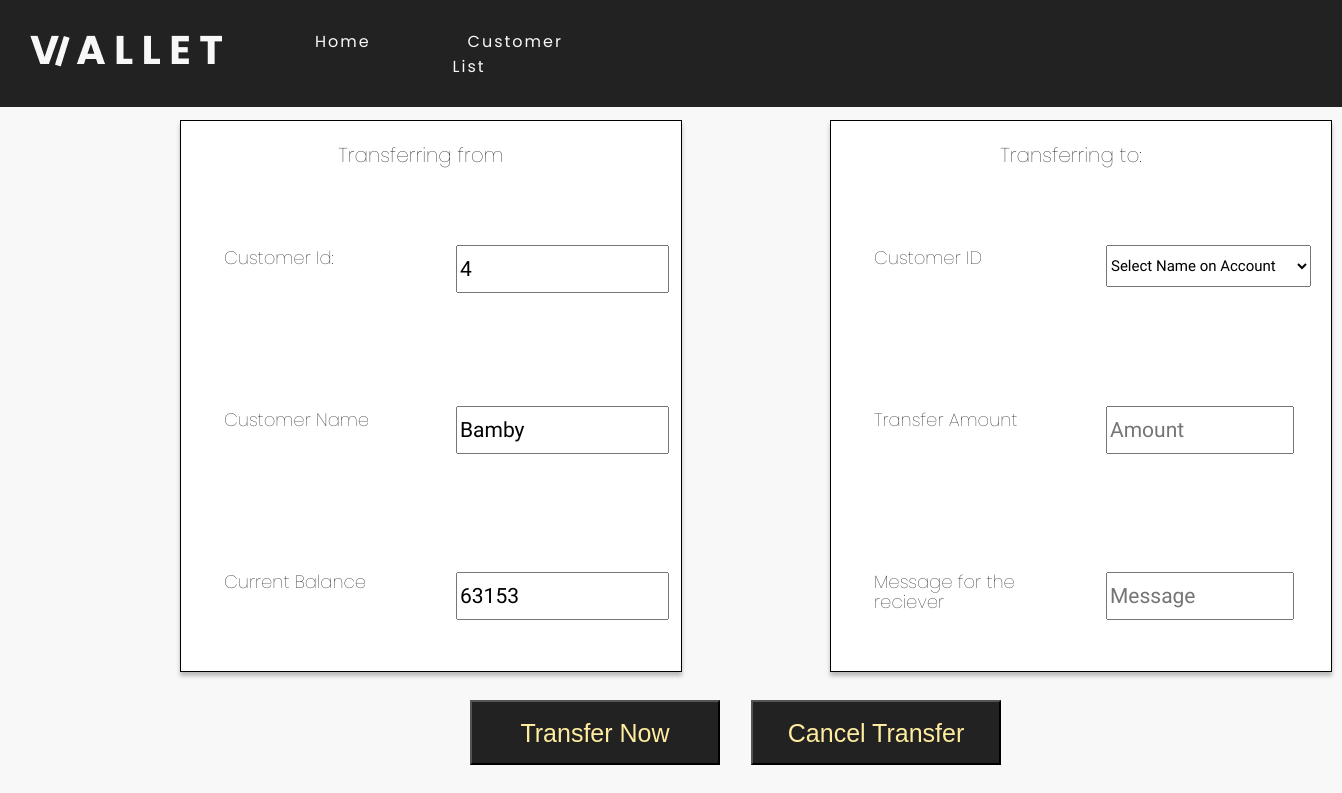
The app's page /transfer.php?customer_id=4 with its own data.
### tables this page shows
CREATE TABLE `wallet` (
  `ID` int(11) NOT NULL,
  `NAME` text NOT NULL,
  `EMAIL` text NOT NULL,
  `AMOUNT` int(11) NOT NULL,
  `IMAGE` text NOT NULL
);

### transfer.php (the view, shortened to what this page needs)
<!doctype html>
<html lang="en">
<?php
    include("functions.php");
?>
<head>
  <link rel="stylesheet" href="transfer.css">
</head>
<body>
        <header>
            <a href="#" class="logo"><img src="images/logo.png"></a>
            <ul>
                <li><a href="index.php">Home</a></li>
                <li><a href="customers.php">Customer List</a></li>
            </ul>
        </header>
<div class="container">
          <?php
              if(isset($_GET['customer_id'])) {
                  $c_id = $_GET['customer_id'];
                  $get_customers = "select * from wallet where id='$c_id'";
                  $run_customers = mysqli_query($con, $get_customers);
                  $row_customers = mysqli_fetch_array($run_customers);
                  $customer_id = $row_customers['ID'];
                  $customer_name = $row_customers['NAME'];
                  $current_balance = $row_customers['AMOUNT'];
                  echo "
                  <form action='transfer.php?customer_id=$c_id' method='post' enctype='multipart/form-data'>
                    <div class='main_content'>
                        <div class='left_side'>
                            <div class='title_left'>
                                <label class='head_left' for='from' ></label>Transferring from</label>
                            </div>
                              <div class='info_left'>
                                <div class='top_left'>
                                  <label for='from_acc'>Customer Id:</label>
                                  <input type='number' class='form-control' name='from_acc' value='$customer_id' readonly>
                                </div>
                              <div class='mid_left'>
                                  <label for='from_acc_name'>Customer Name</label>
                                  <input type='text' class='form-control' name='from_acc_name' value='$customer_name' readonly>
                              </div>
                              <div class='bottom_left'>
                                  <label for='curr_bal'>Current Balance</label>
                                  <input type='number' class='form-control' name='curr_bal' value='$current_balance' readonly>
                              </div>
                            </div>
                          </div>
                          <div class='right_side'>
                          <div class='title_right'>
                          <label class='head_right'for='to' style='font-size: 20px;'>Transferring to:</label>
                        </div>
                          <div class='info_right'>
                              <div class='top_right'>
                                  <label for='to_acc'>Customer ID</label>
                                  <select class='form-control' name='to_acc' required>
                                      <option value='0'>Select Name on Account</option>
                  ";
                  echo "
                                  </select>
                              </div>
                              <div class='mid_right'>
                                  <label for='transfer_amt'>Transfer Amount</label>
                                  <input type='number' class='form-control' name='transfer_amt' placeholder='Amount' required>
                              </div>
                          <div class='bottom_right'>
                                  <label for='transfer_msg'>Message for the reciever</label>
                                  <input type='text' class='form-control' name='transfer_msg' placeholder='Message'>
                          </div>
                        </div>
                    </div>
                    </div>
                        <div class='btn_bott'>
                            <button type='submit' class='transf_now' name='transfer'>Transfer Now</button>
                          </div>
                      </form>
                          <div class='btn_bott_two'>
                            <button class='cancel_transf'>
                                <a href='customers.php' style='text-decoration: none;'></a>Cancel Transfer
                            </button>
                          </div>
                      </div>
                  ";
              }
          ?>
</body>
</html>

### records on screen
wallet: from_acc "4", from_acc_name "Bamby", curr_bal "63153"
